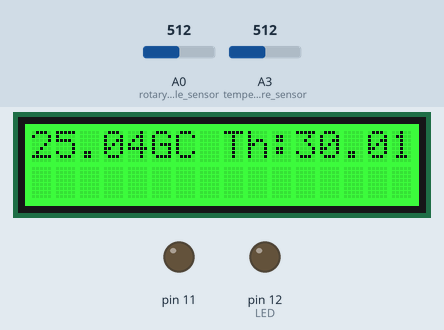
Recording of a sketch running on a simulated Arduino Uno, built with avr-gcc and run on an emulated ATmega328P. Parts: 16×2 character LCD, output pins drawn as LEDs (lit = HIGH). Inputs (shaded band) come from the test bench; at power-on: A3 (temperature_sensor) = 512, A0 (rotary_angle_sensor) = 512. What the sketch prints to the serial monitor is not drawn.

Above: at 1.2 s.
1.3 s: A3 (temperature_sensor) set to 562
At 2.5 s:
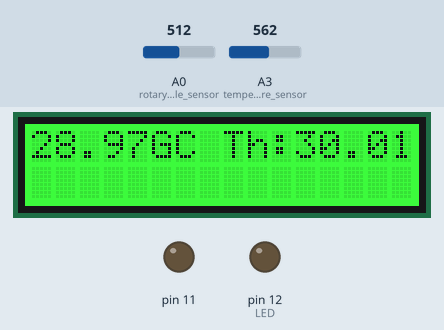
2.8 s: A3 (temperature_sensor) set to 591
At 3.2 s:
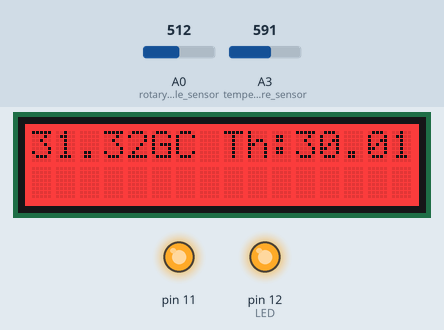
4.3 s: A0 (rotary_angle_sensor) set to 568
At 5.5 s:
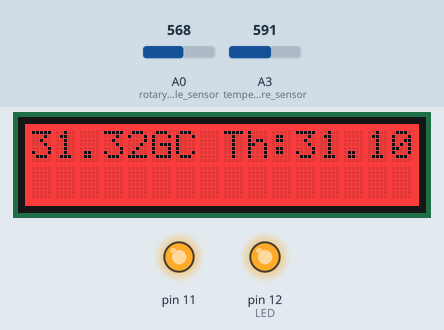
5.8 s: A0 (rotary_angle_sensor) set to 592
At 6.4 s:
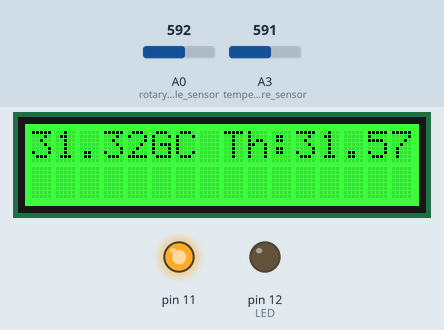
7.3 s: A3 (temperature_sensor) set to 306
At 8.4 s:
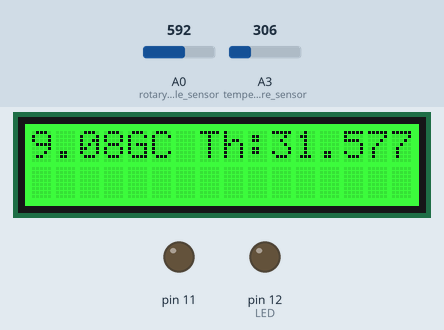
8.8 s: A3 (temperature_sensor) set to 122
At 9.2 s:
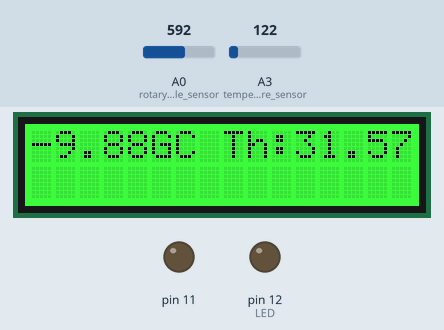
Timing chart, 0 to 11.3 s (numbered marks = the images above; inputs shaded):
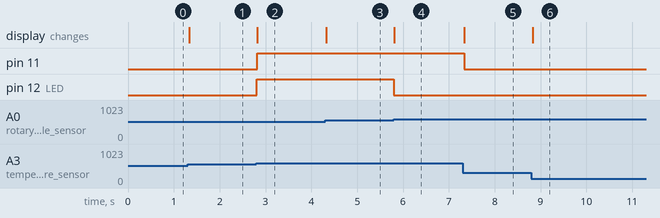

The sketch:

fan.ino
```cpp
#include <Wire.h>
#include "rgb_lcd.h"

rgb_lcd lcd;
const int colorR = 0;      //colors
const int colorG = 255;
const int colorB = 0;

const int colorR_hot = 255;      //colors
const int colorG_hot = 0;
const int colorB_hot = 0;

const int above_threshold = 40;   //lines drawn to indicate whether below or above threshold (at 20 resp. 40)
const int below_threshold = 20;

const float r0 = 100000;     //zero power resistance in Ohm
const float B = 4500 ;        //nominal B-consant
const float T0 = 298.15;      //room temperature in Kelvin

const float Tmin = 20;       //critical temperatures in Celsius
const float Tmax = 40;
const float Tdiff = 1.5;       //Difference between upper and lower limit

const int tmeas = 1000;          //time over which rpms are calculated
const int threshold = 50;       //threshold for counting fan revolutions
int count,t,tbefore,rotations,rpm = 0;              //counting revolutions, time
int rpmvolt;

float v,r,T,Tinv,Tcels,Tcrit,Tcritlow;
float sensor_value;             //declaring variables

void setup() {
  // put your setup code here, to run once:
  lcd.begin(16, 2);

  lcd.setRGB(colorR, colorG, colorB);   //screen color
  pinMode(11, OUTPUT);
  pinMode(A0, INPUT);                   //rotary angle sensor
  pinMode(A3, INPUT);                   //temperature sensor
  pinMode(12, OUTPUT);                   //LED
  Serial.begin(9600);
}

void loop() {
  // put your main code here, to run repeatedly:
  lcd.setCursor(0, 0);
  v = analogRead(A3);   //measured voltage
  r = (1023/v-1)*r0;     //resistance
  Tinv = log(r/r0)/B+1/T0; //1/T;
  T = 1/Tinv;
  Tcels = T-273.15;


  lcd.print(Tcels);                     //show on display
  //lcd.print(v);
  lcd.print("GC ");


  sensor_value = analogRead(A0);        //rotary sensor
  //Tcrit = map(sensor_value, 0, 1023, Tmin, Tmax);
  Tcrit=Tmin+(Tmax-Tmin)/1023*sensor_value;   //upper limit
  Tcritlow=Tcrit-Tdiff;                       //lower limit

  if(Tcels>Tcrit){                      //if hot
    digitalWrite(12, HIGH);             //turn on LED
    lcd.setRGB(colorR_hot, colorG_hot, colorB_hot); //change screen color
    //lcd.setCursor(0, 1);
    lcd.print("Th:");
    lcd.print(Tcrit);}
    //Serial.print(above_threshold);}
  else{                                 //if not hot
    digitalWrite(12,LOW);                //turn off LED
    lcd.setRGB(colorR, colorG, colorB);  //change screen color
    //lcd.setCursor(0, 1);
    lcd.print("Th:");
    lcd.print(Tcrit);}
    //Serial.print(below_threshold);}

  //Serial.print(",");
  Serial.print(Tcels);
  Serial.print(",");
  //Serial.println(Tcrit);

  //fan
  if(Tcels<Tcritlow){
    digitalWrite(11,LOW);}            //turn off fan if below lower limit
  else if(Tcels>Tcrit){
    digitalWrite(11,HIGH);}           //turn on fan if above higher limit


  delay(1);


}
```

Measured:
- the behaviour switches between 574 and 575 on A3 (temperature_sensor) (found by bisection; images 1 and 2)
- the behaviour switches between 579 and 580 on A0 (rotary_angle_sensor) (found by bisection; images 3 and 4)
- after the input at 1.3 s, the display: changes at once (image 1)
- after the input at 2.8 s, pin 11, pin 12 (LED): LOW → HIGH at once; the display: changes at once (image 2)
- after the input at 4.3 s, the display: changes at once (image 3)
- after the input at 5.8 s, pin 12 (LED): HIGH → LOW at once; the display: changes at once (image 4)
- after the input at 7.3 s, pin 11: HIGH → LOW at once; the display: changes at once (image 5)
- after the input at 8.8 s, the display: changes at once (image 6)
